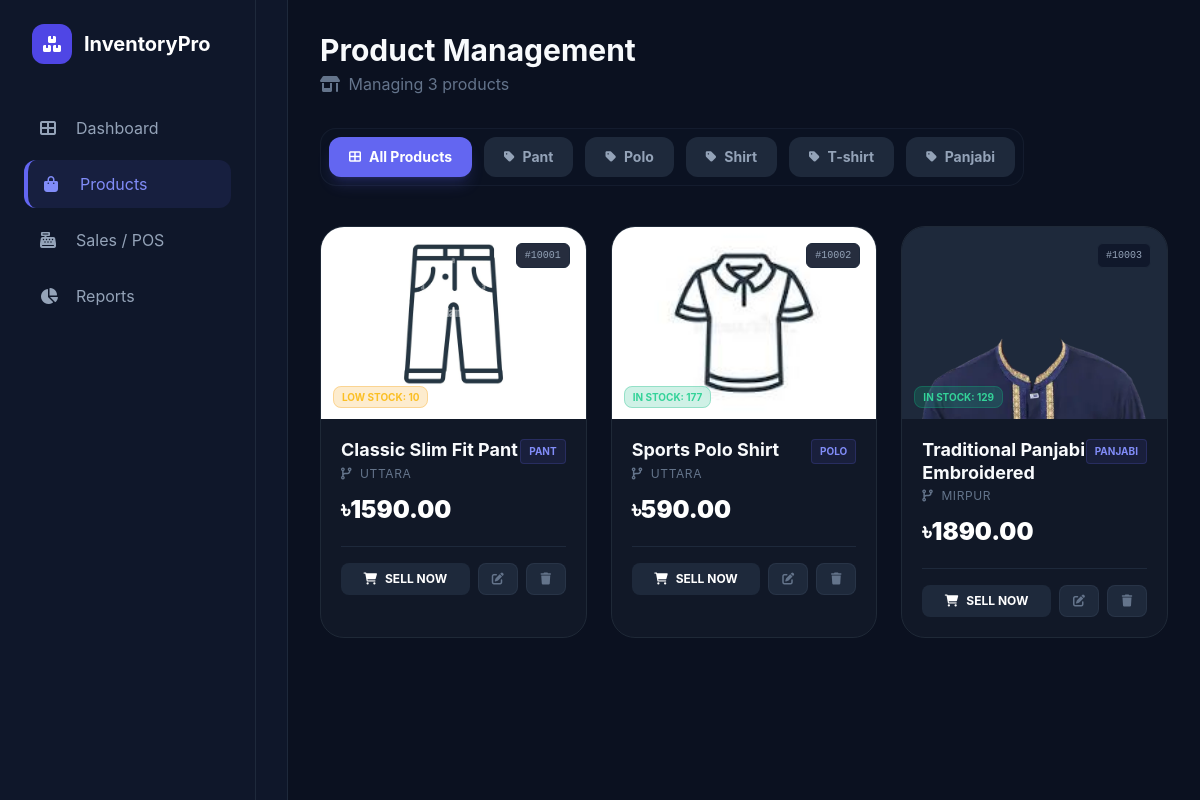
Screenshot of /products/ with the database file from the repository.
### products/models.py (models this page shows, shortened)
class Category(models.Model):
    name = models.CharField(max_length=100)

class Product(models.Model):
    name = models.CharField(max_length=200)
    code = models.CharField(max_length=100, unique=True)
    price = models.DecimalField(max_digits=10, decimal_places=2)
    quantity = models.IntegerField(default=0)
    image = models.ImageField(upload_to='products/', null=True, blank=True)
    branch = models.ForeignKey(Branch, on_delete=models.CASCADE)
    category = models.ForeignKey(Category, on_delete=models.SET_NULL, null=True, blank=True)
    from django.db import models

### core/models.py (models this page shows, shortened)
class Branch(models.Model):
    name = models.CharField(max_length=200)
    address = models.TextField(blank=True, null=True)

### products/views.py (the view)
# urls.py: path('', views.product_list, name='product_list'),
def product_list(request):
    category_id = request.GET.get('category')
    categories = Category.objects.all()
    products = Product.objects.all()
    if category_id:
        products = products.filter(category_id=category_id)
    products = products.annotate(
        stock=Sum('inventory__stock')
    )
    return render(request, 'products/product_list.html', {
        'products': products,
        'categories': categories,
        'selected_category': category_id # Variable name update
    })

### products/templates/products/product_list.html (shortened to what this page needs)
<!doctype html>
<html lang="en">
  <head>
    <script src="https://cdn.tailwindcss.com"></script>
    <link
      href="https://cdnjs.cloudflare.com/ajax/libs/font-awesome/6.0.0/css/all.min.css"
      rel="stylesheet"
    />
  </head>
  <body class="flex h-screen overflow-hidden">
    <aside
      class="w-72 bg-[#0F172A] border-r border-slate-800 p-6 hidden lg:flex flex-col"
    >
      <div class="flex items-center gap-3 mb-10">
        <div
          class="w-10 h-10 bg-indigo-600 rounded-xl flex items-center justify-center"
        >
        </div>
        <h1 class="text-xl font-bold tracking-tight">InventoryPro</h1>
      </div>
      <div class="flex-1 custom-scrollbar overflow-y-auto">
        {% include 'sidebar.html' %}
      </div>
    </aside>
    <main class="flex-1 overflow-y-auto p-8 custom-scrollbar">
      <div
        class="flex flex-col md:flex-row justify-between items-start md:items-center mb-8 gap-4"
      >
        <div>
          <h2 class="text-3xl font-bold">Product Management</h2>
          <p class="text-slate-500 mt-1">
            <i class="fas fa-store-alt mr-1"></i> Managing {{ products.count }}
            products
          </p>
        </div>
      </div>
 <div class="flex flex-wrap gap-3 mb-10 bg-slate-900/30 p-2 rounded-2xl border border-slate-800/50 w-fit">
    <a href="{% url 'product_list' %}"
       class="category-btn flex items-center gap-2 px-5 py-2.5 rounded-xl text-sm font-bold transition-all duration-300
       {% if not request.GET.category %} active bg-indigo-600 text-white shadow-lg shadow-indigo-500/20 {% else %} bg-slate-800 text-slate-400 hover:bg-slate-700 hover:text-white {% endif %}">
       <i class="fas fa-th-large text-xs"></i> All Products
    </a>
    {% for cat in categories %}
    <a href="?category={{ cat.id }}"
       class="category-btn flex items-center gap-2 px-5 py-2.5 rounded-xl text-sm font-bold transition-all duration-300
       {% if selected_category == cat.id|stringformat:'s' %}
          active bg-indigo-600 text-white shadow-lg shadow-indigo-500/20
       {% else %}
          bg-slate-800 text-slate-400 hover:bg-slate-700 hover:text-white
       {% endif %}">
       <i class="fas fa-tag text-xs"></i> {{ cat.name }}
    </a>
    {% endfor %}
</div>
      <div
        class="grid grid-cols-1 md:grid-cols-2 lg:grid-cols-3 xl:grid-cols-4 gap-6"
      >
        {% for product in products %}
        <div class="glass-card overflow-hidden group">
          <div class="relative">
            <span
              class="absolute top-4 right-4 bg-slate-900/90 text-slate-400 text-[10px] px-2 py-1 rounded-md font-mono border border-slate-800 z-10"
            >
              #{{ product.code }}
            </span>
            <div
              class="h-48 bg-slate-800 flex items-center justify-center relative overflow-hidden"
            >
              {% if product.image %}
              <img
                src="{{ product.image.url }}"
                class="h-full w-full object-cover transition-transform duration-500 group-hover:scale-110"
                alt="{{ product.name }}"
              />
              {% else %}
              <div class="flex flex-col items-center">
                <i class="fas fa-tshirt text-5xl text-slate-700"></i>
                <span class="text-[10px] text-slate-600 mt-2">NO IMAGE</span>
              </div>
              {% endif %}
              <div class="absolute bottom-3 left-3">
                {% if product.quantity > 10 %}
                <span
                  class="bg-emerald-500/20 text-emerald-400 text-[10px] font-bold px-2 py-1 rounded-lg backdrop-blur-md border border-emerald-500/30"
                >
                  IN STOCK: {{ product.quantity }}
                </span>
                {% elif product.quantity > 0 %}
                <span
                  class="bg-amber-500/20 text-amber-400 text-[10px] font-bold px-2 py-1 rounded-lg backdrop-blur-md border border-amber-500/30"
                >
                  LOW STOCK: {{ product.quantity }}
                </span>
                {% else %}
                <span
                  class="bg-rose-500/20 text-rose-400 text-[10px] font-bold px-2 py-1 rounded-lg backdrop-blur-md border border-rose-500/30"
                >
                  OUT OF STOCK
                </span>
                {% endif %}
              </div>
            </div>
          </div>
          <div class="p-5">
            <div class="flex justify-between items-start mb-3">
              <div>
                <h3
                  class="font-bold text-lg leading-tight group-hover:text-indigo-400 transition-colors"
                >
                  {{ product.name }}
                </h3>
                <p class="text-xs text-slate-500 mt-1 uppercase tracking-wider">
                  <i class="fas fa-code-branch mr-1"></i>
                  {% if product.branch %} {{ product.branch.name }} {% else %}
                  Global {% endif %}
                </p>
              </div>
              <span
                class="bg-indigo-500/10 text-indigo-400 text-[10px] uppercase font-bold px-2 py-1 rounded border border-indigo-500/20"
              >
                {{ product.category.name|default:"General" }}
              </span>
            </div>
            <p class="text-2xl font-black text-white mb-5">
              ৳{{ product.price }}
            </p>
            <div class="flex gap-2 border-t border-slate-800 pt-4">
              {% if product.quantity > 0 %}
              <form action="" method="POST" class="flex-1">
                <a
                  href=""
                  class="w-full bg-slate-800 hover:bg-indigo-600 text-white text-xs font-bold py-2 rounded-lg transition-all flex items-center justify-center gap-2"
                >
                  <i class="fas fa-shopping-cart"></i> SELL NOW
                </a>
              </form>
              {% endif %}
              <div class="flex gap-2">
                <a
                  href=""
                  class="w-10 h-8 flex items-center justify-center bg-slate-800 hover:bg-emerald-500/20 hover:text-emerald-400 rounded-lg text-slate-500 transition-all border border-slate-700/50"
                >
                  <i class="fas fa-edit text-xs"></i>
                </a>
                <a
                  href="{% url 'delete_product' product.pk %}"
                  onclick="return confirm('Confirm delete?');"
                  class="w-10 h-8 flex items-center justify-center bg-slate-800 hover:bg-rose-500/20 hover:text-rose-400 rounded-lg text-slate-500 transition-all border border-slate-700/50"
                >
                  <i class="fas fa-trash text-xs"></i>
                </a>
              </div>
            </div>
          </div>
        </div>
        {% endfor %}
      </div>
    </main>
  </body>
</html>

### templates/sidebar.html (shortened to what this page needs)
<!DOCTYPE html>
<html>
<head>
    <script src="https://cdn.tailwindcss.com"></script>
    <link href="https://cdnjs.cloudflare.com/ajax/libs/font-awesome/6.0.0/css/all.min.css" rel="stylesheet" />
</head>
<body class="bg-[#0b1120]">
<div id="sidebar"
     class="w-64 bg-[#0F172A] border-r border-slate-800 h-screen fixed left-0 top-0 p-6 flex flex-col transform -translate-x-full lg:translate-x-0 transition-transform duration-300 z-50">
    <div class="flex items-center justify-between mb-10 px-2">
        <div class="flex items-center gap-3">
            <div class="bg-indigo-600 w-10 h-10 rounded-xl flex items-center justify-center">
                <i class="fas fa-boxes-stacked text-white"></i>
            </div>
            <h1 class="text-xl font-bold text-white">
                   <a href="{% url 'admin_dashboard' %}"
           class="">
             InventoryPro
        </a>
            </h1>
        </div>
    </div>
    <nav class="space-y-2 flex-1">
        <a href="{% url 'admin_dashboard' %}"
           class="sidebar-item flex items-center gap-4 px-4 py-3 rounded-xl text-slate-400 {% if request.resolver_match.url_name == 'admin_dashboard' %}sidebar-active{% endif %}">
            <i class="fas fa-th-large w-5"></i> Dashboard
        </a>
        <a href="{% url 'product_list' %}"
           class="sidebar-item flex items-center gap-4 px-4 py-3 rounded-xl text-slate-400 {% if request.resolver_match.url_name == 'product_list' %}sidebar-active{% endif %}">
            <i class="fas fa-shopping-bag w-5"></i> Products
        </a>
        <a href="{% url 'pos' %}"
           class="sidebar-item flex items-center gap-4 px-4 py-3 rounded-xl text-slate-400 {% if request.resolver_match.url_name == 'pos' %}sidebar-active{% endif %}">
            <i class="fas fa-cash-register w-5"></i> Sales / POS
        </a>
        <a href="{% url 'branch_report' %}"
           class="sidebar-item flex items-center gap-4 px-4 py-3 rounded-xl text-slate-400 {% if request.resolver_match.url_name == 'branch_report' %}sidebar-active{% endif %}">
            <i class="fas fa-chart-pie w-5"></i> Reports
        </a>
    </nav>
</div>
</body>
</html>

### products/templates/products/product_list.html (style rules this page uses)
body { background-color: #0b1120; color: #f8fafc; font-family: "Inter", sans-serif; }
.glass-card { background: #111827; border: 1px solid #1f2937; border-radius: 1.5rem; transition: 0.3s; }
.category-btn { background: #1f2937; color: #94a3b8; padding: 0.5rem 1.25rem; border-radius: 0.75rem; transition: 0.3s; }
.category-btn.active { background: #6366f1; color: white; }

### templates/sidebar.html (style rules this page uses)
.sidebar-active { background: rgba(99, 102, 241, 0.1); color: #818cf8; border-left: 4px solid #6366f1; }
.sidebar-item { transition: all 0.3s ease; }

### rows the page displays
Category: name "Pant"
Category: name "Polo"
Category: name "Shirt"
Category: name "T-shirt"
Category: name "Panjabi"
Product: code "10001", image (picture), quantity "10", name "Classic Slim Fit Pant", branch.name "UTTARA", category.name "PANT", price "1590.00", shows "SELL NOW"
Product: code "10002", image (picture), quantity "177", name "Sports Polo Shirt", branch.name "UTTARA", category.name "POLO", price "590.00", shows "SELL NOW"
Product: code "10003", image (picture), quantity "129", name "Traditional Panjabi Embroidered", branch.name "MIRPUR", category.name "PANJABI", price "1890.00", shows "SELL NOW"

### other values shown
{{ products.count }} "3"
